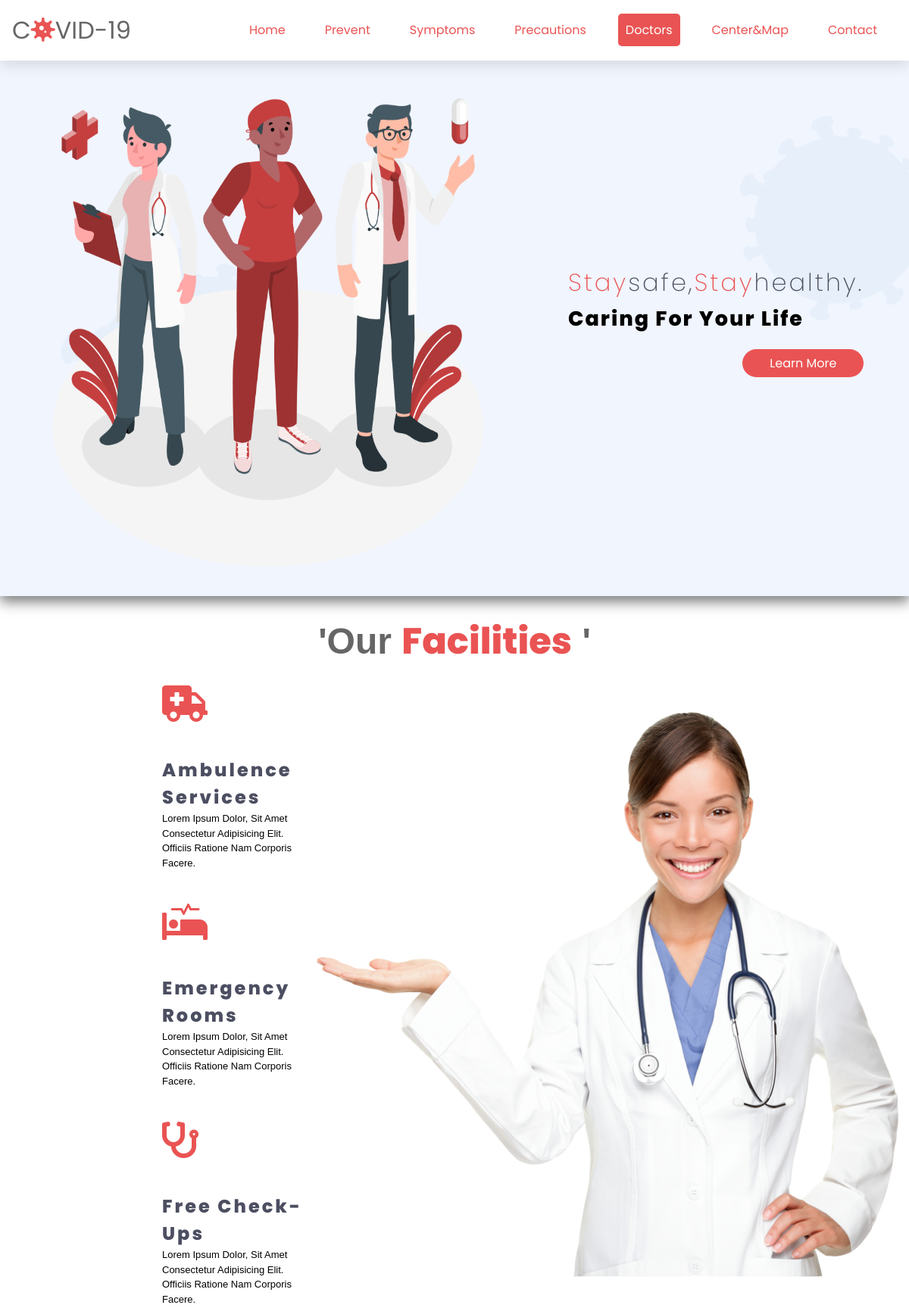
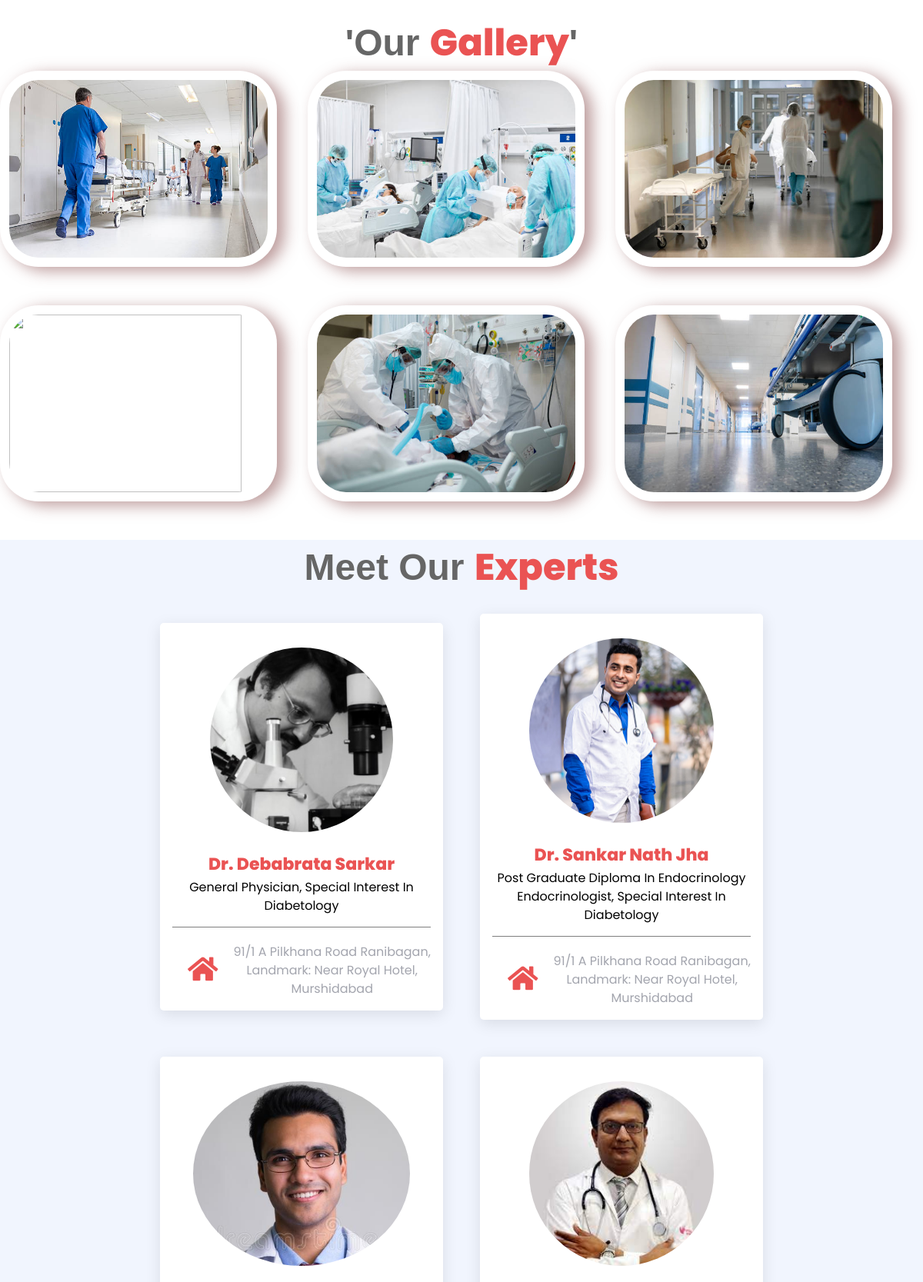
/doctor.php (upper part), run on the app's committed database (2 pictures, top to bottom).
### tables this page shows
CREATE TABLE `doctors` (
  `id` int(10) NOT NULL,
  `img_back1` varchar(250) NOT NULL,
  `img1` varchar(250) NOT NULL,
  `subtitle1` varchar(250) NOT NULL,
  `service_title1` varchar(250) NOT NULL,
  `service_subtitle1` varchar(250) NOT NULL,
  `service_title2` varchar(250) NOT NULL,
  `service_subtitle2` varchar(250) NOT NULL,
  `service_title3` varchar(250) NOT NULL,
  `service_subtitle3` varchar(250) NOT NULL,
  `img2` varchar(250) NOT NULL,
  `gallary_img1` varchar(250) NOT NULL,
  `gallary_img2` varchar(250) NOT NULL,
  `gallary_img3` varchar(250) NOT NULL,
  `gallary_img4` varchar(250) NOT NULL,
  `gallary_img5` varchar(250) NOT NULL,
  `gallary_img6` varchar(250) NOT NULL,
  `img_back2` varchar(250) NOT NULL,
  `expt_img1` varchar(250) NOT NULL,
  `expt_name1` varchar(250) NOT NULL,
  `expt_qul1` varchar(250) NOT NULL,
  `expt_add1` varchar(250) NOT NULL,
  `expt_img2` varchar(250) NOT NULL,
  `expt_name2` varchar(250) NOT NULL,
  `expt_qul2` varchar(250) NOT NULL,
  `expt_add2` varchar(250) NOT NULL,
  `expt_img3` varchar(250) NOT NULL,
  `expt_name3` varchar(250) NOT NULL,
  `expt_qul3` varchar(250) NOT NULL,
  `expt_add3` varchar(250) NOT NULL,
  `expt_img4` varchar(250) NOT NULL,
  `expt_name4` varchar(250) NOT NULL,
  `expt_qul4` varchar(250) NOT NULL,
  `expt_add4` varchar(250) NOT NULL,
  `expt_img5` varchar(250) NOT NULL,
  `expt_name5` varchar(250) NOT NULL,
  `expt_qul5` varchar(250) NOT NULL,
  `expt_add5` varchar(250) NOT NULL,
  `expt_img6` varchar(250) NOT NULL,
  `expt_name6` varchar(250) NOT NULL,
  `expt_qul6` varchar(250) NOT NULL,
  `expt_add6` varchar(250) NOT NULL
);

### doctor.php (the view, shortened to what this page needs)
<?php
    include 'partials/header.php';
?>
<?php
        include 'connection_admin.php';
        $sql= mysqli_query($conn,"SELECT `img_back1`, `img1`, `subtitle1`, `service_title1`, `service_subtitle1`, `service_title2`, `service_subtitle2`, `service_title3`, `service_subtitle3`, `img2`, `gallary_img1`, `gallary_img2`, `gallary_img3`, `gallary_img4`, `gallary_img5`, `gallary_img6`, `img_back2`, `expt_img1`, `expt_name1`, `expt_qul1`, `expt_add1`, `expt_img2`, `expt_name2`, `expt_qul2`, `expt_add2`, `expt_img3`, `expt_name3`, `expt_qul3`, `expt_add3`, `expt_img4`, `expt_name4`, `expt_qul4`, `expt_add4`, `expt_img5`, `expt_name5`, `expt_qul5`, `expt_add5`, `expt_img6`, `expt_name6`, `expt_qul6`, `expt_add6` FROM `doctors` WHERE `id`=1");
        list($img_back1, $img1, $subtitle1, $service_title1, $service_subtitle1, $service_title2, $service_subtitle2, $service_title3, $service_subtitle3, $img2, $gallary_img1, $gallary_img2, $gallary_img3, $gallary_img4, $gallary_img5, $gallary_img6, $img_back2, $expt_img1, $expt_name1, $expt_qul1, $expt_add1, $expt_img2, $expt_name2, $expt_qul2, $expt_add2, $expt_img3, $expt_name3, $expt_qul3, $expt_add3, $expt_img4, $expt_name4, $expt_qul4, $expt_add4, $expt_img5, $expt_name5, $expt_qul5, $expt_add5, $expt_img6, $expt_name6, $expt_qul6, $expt_add6)=mysqli_fetch_row($sql);
          ?>
    <section class="doctor">
        <div class="container">
            <div class="content">
                <div class="content1">
                    <img src="images/Doctor1.png" alt="">
                </div>
                <div class="content2">
                    <h1><span>stay</span>safe,<span>stay</span>healthy.</h1>
                    <h3><?php echo"$subtitle1";?></h3>
                    <a href="/MinorProject_Demo/comming_soon.php"><button class="btn">learn more</button></a>
                </div>
            </div>
        </div>
    </section>
    <section class="doctor-about">
        <div class="about-para" id="our_servicer" ><p>'Our <span>Facilities</span> '</p></div>
        <div class="about-container">
            <div class="about-content">
                <div class="content-1">
                    <div class="about-box">
                        <i class="fas fa-ambulance"></i><h2><?php echo"$service_title1";?></h3>
                        <p><?php echo"$service_subtitle1";?></p>
                    </div>
                    <div class="about-box">
                        <i class="fas fa-procedures"></i><h2><?php echo"$service_title2";?></h3>
                        <p><?php echo"$service_subtitle2";?></p>
                    </div>
                    <div class="about-box">
                        <i class="fas fa-stethoscope"></i><h2><?php echo"$service_title3";?></h3>
                        <p><?php echo"$service_subtitle3";?></p>
                    </div>
                </div>
                <div class="about-content2">
                    <div class="about-img">
                        <img src="images/Doctor2.png" alt="">
                    </div>
                </div>
            </div>
        </div>
    </section>
    <section class="our-gallery">
    <div class="about-para"><p>'Our <span>Gallery</span>'</p></div>
            <div class="gallery-content">
                <div class="gallery-content1">
                    <div class="images">
                      <a href="images/gallery1.jpg" data-lightbox="image-1" data-title="My caption">
                      <img src="images/gallery1.jpg"  alt=""></div></a>
                    <div class="images">
                        <a href="images/gallery2.jpg" data-lightbox="image-1" data-title="My caption">
                        <img src="images/gallery2.jpg" alt=""></div></a>
                    <div class="images">
                        <a href="images/gallery3.jpg" data-lightbox="image-1" data-title="My caption">
                        <img src="images/gallery3.jpg" alt=""></div></a>
                </div>
                <div class="gallery-content1">
                    <div class="images">
                        <a href="images/gallery4.jpg" data-lightbox="image-1" data-title="My caption">
                        <img src="images/gallery4.jpg" alt=""></div></a>
                    <div class="images">
                        <a href="images/gallery5.jpg" data-lightbox="image-1" data-title="My caption">
                        <img src="images/gallery5.jpg" alt=""></div></a>
                    <div class="images">
                        <a href="images/gallery6.jpg" data-lightbox="image-1" data-title="My caption">
                        <img src="images/gallery6.jpg" alt=""></div></a>
                </div>
            </div>
    </section>
    <section class="doctors">
    <div class="about-para">
        <p>meet our <span>experts</span></p>
    </div>
    <div class="box-container">
        <div class="box">
            <a href="images/doc-1.jpg" data-lightbox="doc1" data-title="My caption">
            <img src="images/doc-1.jpg" alt=""></a>
            <h3><?php echo"$expt_name1";?></h3>
            <span><?php echo"$expt_qul1";?></span>
            <div class="share">
                <a href="#" class="fas fa-home"></a>
                <p style="margin-top:20px"><?php echo"$expt_add1";?></p>
            </div>
        </div>
        <div class="box">
            <a href="images/doc-2.jpg" data-lightbox="doc1" data-title="My caption">
            <img src="images/doc-2.jpg" alt=""></a>
            <h3><?php echo"$expt_name2";?></h3>
            <span><?php echo"$expt_qul2";?></span>
            <div class="share">
                <a href="#" class="fas fa-home"></a>
                <p style="margin-top:20px"><?php echo"$expt_add2";?></p>
            </div>
        </div>
        <div class="box">
            <a href="images/doc-3.jpg" data-lightbox="doc1" data-title="My caption">
            <img src="images/doc-3.jpg" alt=""></a>
        </div>
        <div class="box">
            <a href="images/doc-4.jpg" data-lightbox="doc1" data-title="My caption">
            <img src="images/doc-4.jpg" alt=""></a>
        </div>
    </div>
    </section>
<?php
     include 'partials/footer.php';
?>

### css/all.css (style rules this page uses)
.fa,.fab,.fad,.fal,.far,.fas { -moz-osx-font-smoothing:grayscale;-webkit-font-smoothing:antialiased;display:inline-block;font-style:normal;font-variant:normal;text-rendering:auto;line-height:1 }
.fa-ambulance:before { content:"\f0f9" }
.fa-home:before { content:"\f015" }
.fa-procedures:before { content:"\f487" }
.fa-stethoscope:before { content:"\f0f1" }

### css/style.css (style rules this page uses)
:root { --red: rgba(255, 79, 91, 1); }
* { font-family: 'Poppins', sans-serif; margin: 0;padding: 0; box-sizing: border-box; text-decoration: none; list-style: none; text-transform: capitalize; }

### css/contact.css (style rules this page uses)
* { margin: 0; padding: 0; box-sizing: border-box; font-family:sans-serif, 'Poppins'; }

### css/footer.css (style rules this page uses)
body { line-height: 1.5; font-family: 'Poppins', sans-serif; }
.container { max-width: 1170px; margin:auto; }

### css/symptoms.css (style rules this page uses)
:root { --primary-font: font-family: 'Poppins', sans-serif; --secondary-font: font-family: 'Poppins', sans-serif; --primary-color: rgba(255, 79, 91, 1); --secondary-color:rgba(150, 157, 160, 1); }
* { padding: 0px; margin: 0px; -webkit-box-sizing: border-box; box-sizing: border-box; font-family: var(--primary-font); }
.container { padding-right: 15px; padding-left: 15px; margin-right: auto; margin-left: auto; }

### css/precaution-1.css (style rules this page uses)
* { margin: 0; padding: 0; }

### css/precaution-2.css (style rules this page uses)
* { margin: 0; padding: 0; }

### css/center_map.css (style rules this page uses)
.container { padding-right: 15px; padding-left: 15px; margin-right: auto; margin-left: auto; }
@media (min-width: 768px) { .container { width: 750px; } }
@media (min-width: 992px) { .container { width: 970px; } }
@media (min-width: 1200px) { .container { width: 1170px; } }
.btn { margin-top: 20px; background-color: white; color: black; padding: 14px 28px; font-size: 16px; cursor: pointer; border-radius: 5px; float: right; }

### css/prevent.css (style rules this page uses)
@media (min-width: 768px) { .container { width: 750px; } }
@media (min-width: 992px) { .container { width: 970px; } }
@media (min-width: 1200px) { .container { width: 1170px; } }
:root { --red: hsl(0, 78%, 62%); --cyan: hsl(180, 62%, 55%); --orange: hsl(34, 97%, 64%); --blue: hsl(212, 86%, 64%); --varyDarkBlue: hsl(234, 12%, 34%); --grayishBlue: hsl(229, 6%, 66%); --veryLightGray: hsl(0, 0%, 98%); --weight1: 200; --weight2: 400; --weight3: 600; }
h1:first-of-type { font-weight: var(--weight1); color: var(--varyDarkBlue); }
h1:last-of-type { color: var(--varyDarkBlue); }
.box p { color: var(--grayishBlue); }
.box { border-radius: 5px; box-shadow:10px 20px 40px var(--red); padding: 30px; margin: 20px; }
h2 { color: var(--varyDarkBlue); font-weight: var(--weight3); margin-top: 45px; }
@media (min-width: 950px) { .box { width: 22%; } }

### data on the page
doctors: subtitle1 "Caring For Your Life", service_title1 "Ambulence Services", service_subtitle1 "Lorem Ipsum Dolor, Sit Amet Consectetur Adipisicing Elit. Officiis Ratione Nam Corporis Facere.", service_title2 "Emergency Rooms", service_subtitle2 "Lorem Ipsum Dolor, Sit Amet Consectetur Adipisicing Elit. Officiis Ratione Nam Corporis Facere.", service_title3 "Free Check-Ups", service_subtitle3 "Lorem Ipsum Dolor, Sit Amet Consectetur Adipisicing Elit. Officiis Ratione Nam Corporis Facere.", expt_name1 "Dr. Debabrata Sarkar", expt_qul1 "General Physician, Special Interest In Diabetology", expt_add1 "91/1 A Pilkhana Road Ranibagan, Landmark: Near Royal Hotel, Murshidabad", expt_name2 "Dr. Sankar Nath Jha", expt_qul2 "Post Graduate Diploma In Endocrinology Endocrinologist, Special Interest In Diabetology", expt_add2 "91/1 A Pilkhana Road Ranibagan, Landmark: Near Royal Hotel, Murshidabad"
